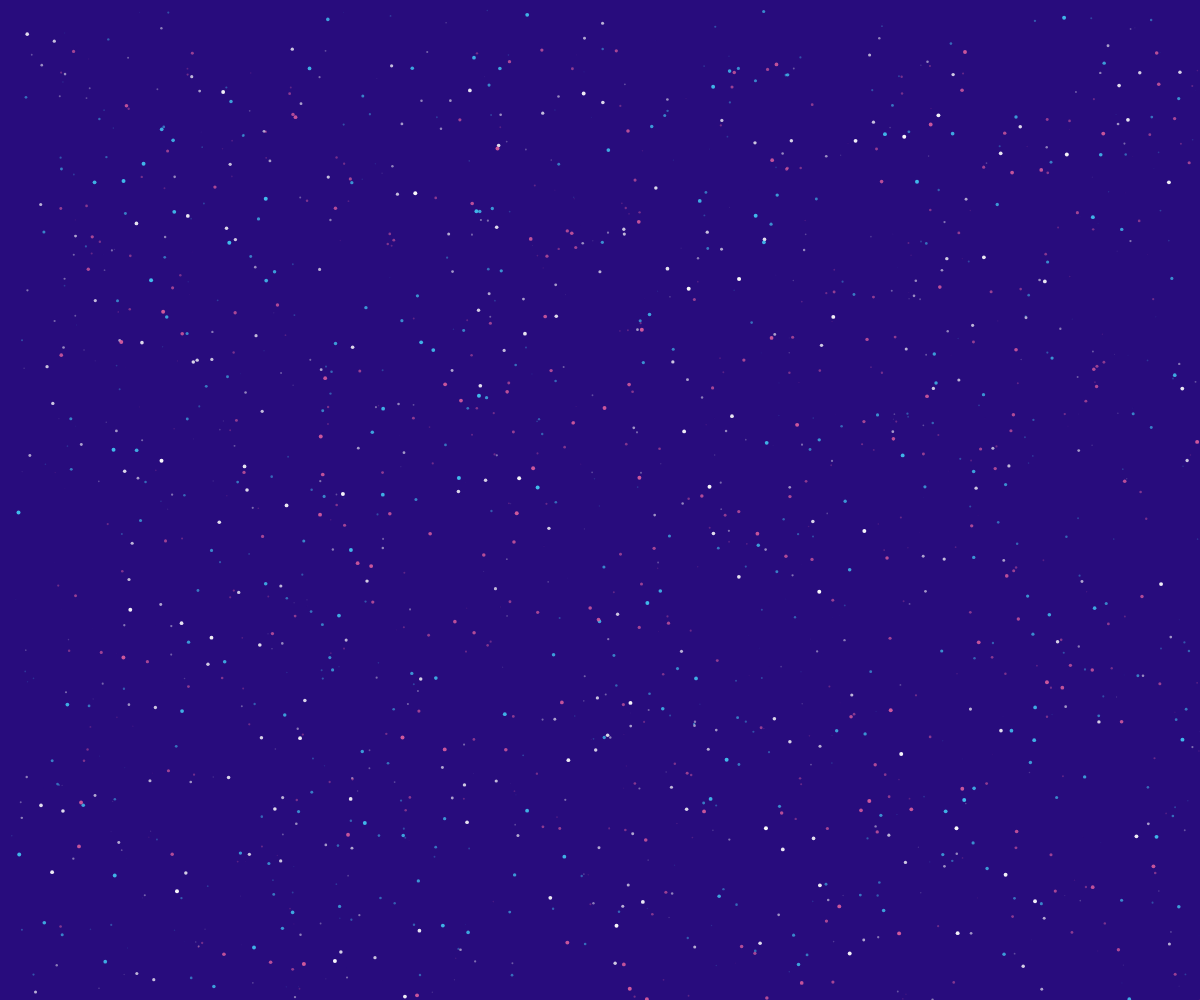
Frame 1 (no input)
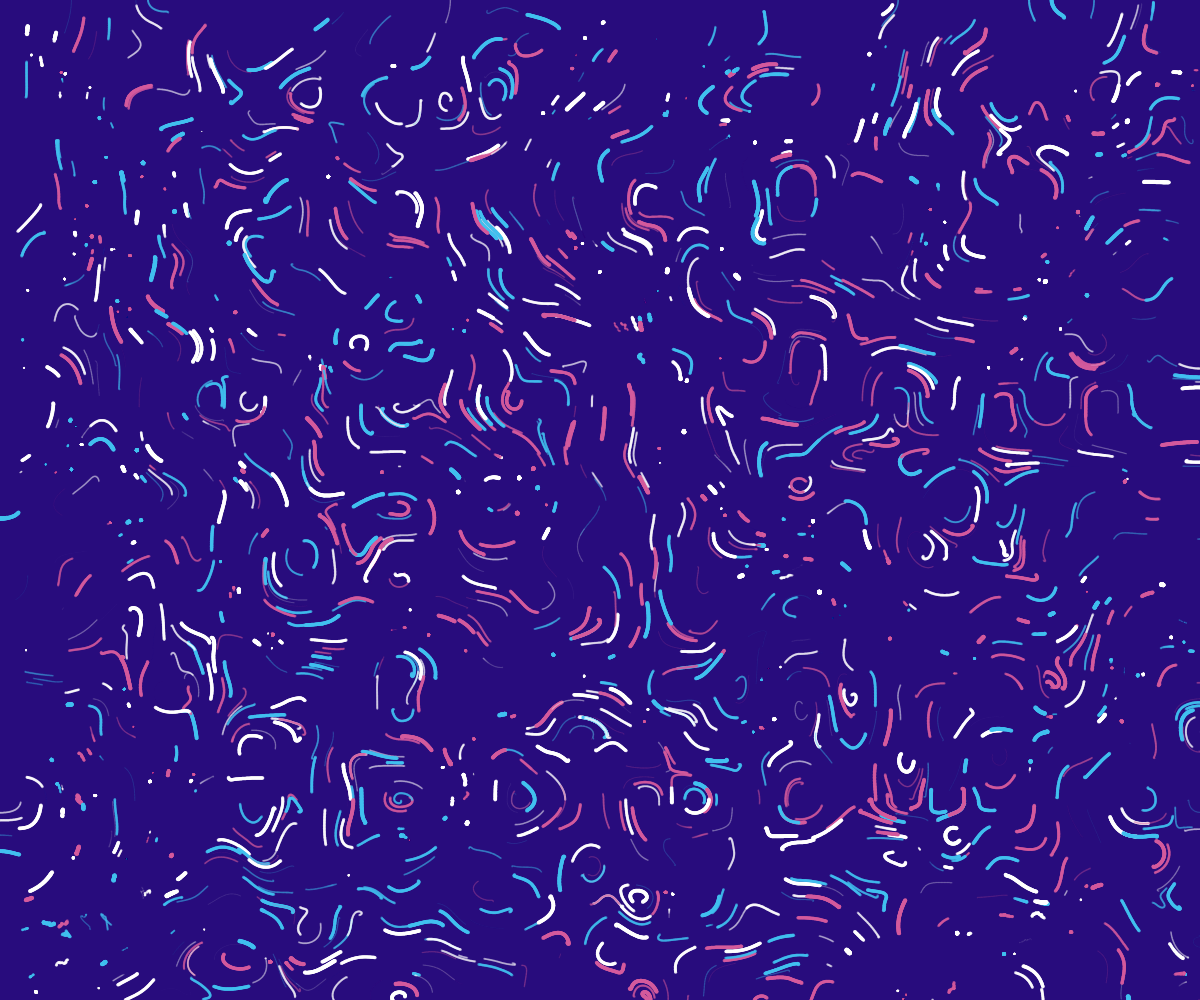
Frame 60 (no input)
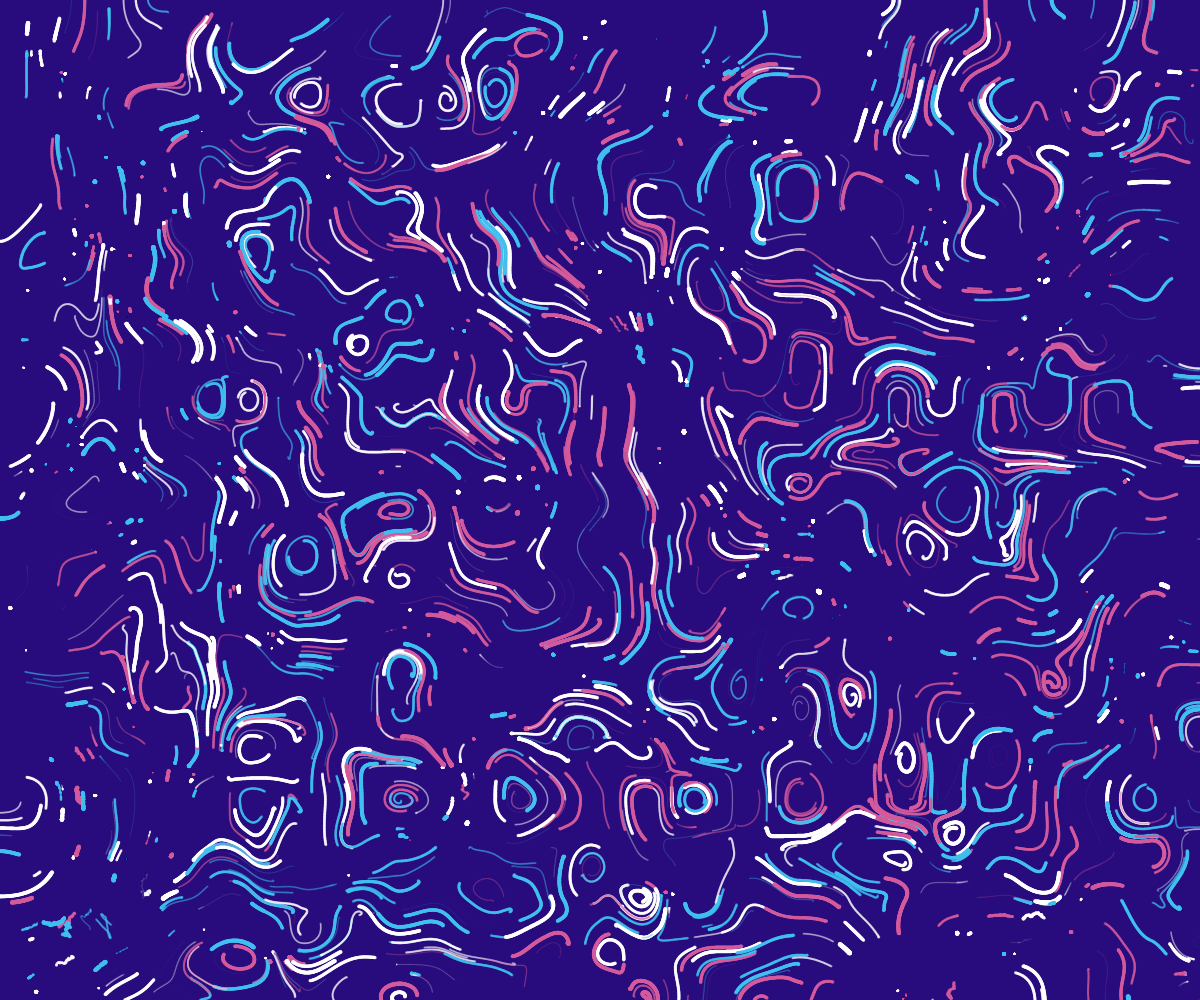
Frame 120 (the mouse pressed at the canvas centre since frame 60)

The p5.js sketch that drew these frames (run headless with seeded random() and noise() and a simulated clock; from frame 60 on, the mouse is pressed at the canvas centre):

// p5.js sketch
// ── sketch.js
let particles_a = [];
let particles_b = [];
let particles_c = [];
let nums = 550;
let noiseScale = 400;

function setup(){
	createCanvas(windowWidth, windowHeight);
	background(40, 12, 125);
	for(var i = 0; i < nums; i++){
		particles_a[i] = new Particle(random(10, width),random(10,height));
		particles_b[i] = new Particle(random(50, width),random(50,height));
		particles_c[i] = new Particle(random(20, width),random(20,height));
	}
}

function draw(){
	noStroke();
	smooth();
		for(var i = 0; i < nums; i++){
		var radius = map(i,0,nums,1,4);
		var alpha = map(i,0,nums,0,250);

		fill(66,192,239,alpha);
		particles_a[i].move();
		particles_a[i].display(radius);
		particles_a[i].checkEdge();

		fill(212,91,157,alpha);
		particles_b[i].move();
		particles_b[i].display(radius);
		particles_b[i].checkEdge();

		fill(255,255,255,alpha);
		particles_c[i].move();
		particles_c[i].display(radius);
		particles_c[i].checkEdge();
	}  
}


function Particle(x, y){
	this.dir = createVector(1, 255);
	this.vel = createVector(1, 100);
	this.pos = createVector(x, y);
	this.speed = 0.6;

	this.move = function(){
		var angle = noise(this.pos.x/noiseScale, this.pos.y/noiseScale)*TWO_PI*noiseScale;
		this.dir.x = cos(angle);
		this.dir.y = sin(angle);
		this.vel = this.dir.copy();
		this.vel.mult(this.speed);
		this.pos.add(this.vel);
	}

	this.checkEdge = function(){
		if(this.pos.x > width || this.pos.x < 0 || this.pos.y > height || this.pos.y < 0){
			this.pos.x = random(10, width);
			this.pos.y = random(10, height);
		}
	}

	this.display = function(r){
		ellipse(this.pos.x, this.pos.y, r, r);
	}
}
